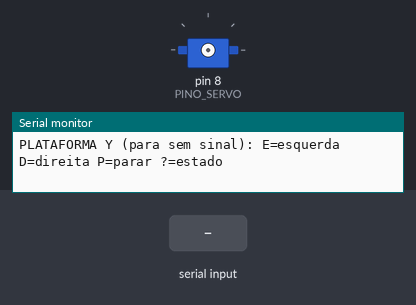
The sketch below on a simulated Arduino Uno, built with avr-gcc and run on an emulated ATmega328P. On the bench: servo, the last lines printed to the serial monitor. The inputs (shaded band) are chosen by the test bench.

Above: at 1.2 s.
1.3 s: "E" received over Serial
At 2.1 s:
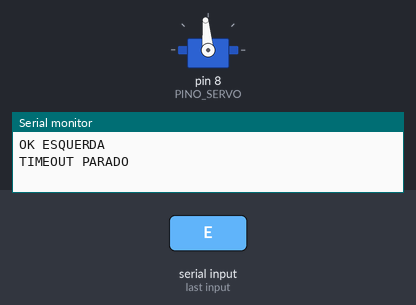
3.3 s: "D" received over Serial
At 3.7 s:
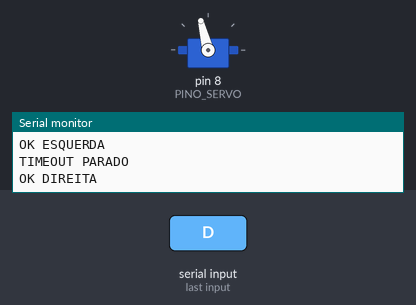
Timing chart, 0 to 6.3 s (numbered marks = the images above; inputs shaded):
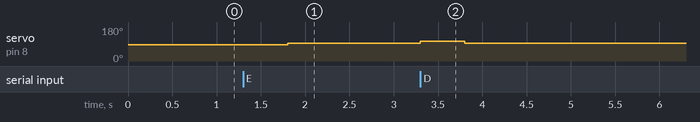

Measured:
- after the input at 1.3 s, servo on pin 8 (PINO_SERVO): 85° → 95° after 0.50 s
- after the input at 3.3 s, servo on pin 8 (PINO_SERVO): 95° → 104° at once, → 95° 0.50 s later

The sketch:

plataforma_sem_sinal.ino
```cpp
// Plataforma do eixo Y: DS3218 modificado para rotacao continua.
//
// PARAR = CORTAR O SINAL. Sem pulso o servo desliga o motor e fica parado,
// sem depender do neutro (que nesse servo varia, ~1520 us). Andar = mandar
// o pulso de esquerda ou direita.
//
// Comandos pela serial (9600 baud, maiuscula ou minuscula):
//   E - anda para a esquerda
//   D - anda para a direita
//   P - para (corta o sinal)
//   ? - mostra o estado atual
//
// Seguranca:
//  - Ao ligar fica SEM SINAL (parada).
//  - Se ficar TIMEOUT_MS sem receber comando enquanto anda, corta o sinal.
//    Para andar continuamente, reenvie E ou D a cada menos de TIMEOUT_MS.
//  - Sem sinal o motor nao segura a plataforma no lugar (ok no eixo horizontal).

#include <Servo.h>

Servo motor;

const int PINO_SERVO = 8;

// Velocidades: distancia do neutro (~1520 us) define a velocidade.
const int PULSO_ESQUERDA = 1420;
const int PULSO_DIREITA  = 1620;

// Ao parar: manda o neutro por FREIO_MS e so depois corta o sinal. O DS3218 e
// digital e pode continuar executando o ULTIMO pulso recebido quando o sinal
// some; assim o ultimo pulso e o de parado, e nao o de andar.
const int PULSO_NEUTRO = 1520;
const unsigned long FREIO_MS = 300;

const unsigned long TIMEOUT_MS = 500;
unsigned long freioAte = 0;
bool freando = false;

int estado = 0;  // -1 esquerda, 0 parado (sem sinal), +1 direita
unsigned long ultimoComando = 0;

// Comeca a parada: neutro agora, corte do sinal depois de FREIO_MS (no loop).
void parar() {
  estado = 0;
  if (motor.attached()) {
    motor.writeMicroseconds(PULSO_NEUTRO);
    freando = true;
    freioAte = millis() + FREIO_MS;
  } else {
    cortarSinal();
  }
}

void cortarSinal() {
  freando = false;
  if (motor.attached()) {
    motor.detach();
  }
  pinMode(PINO_SERVO, OUTPUT);
  digitalWrite(PINO_SERVO, LOW);  // linha em nivel baixo = sem pulso
}

void andar(int sentido) {
  int pulso = (sentido < 0) ? PULSO_ESQUERDA : PULSO_DIREITA;
  // Define o pulso antes do attach para o primeiro pulso ja ser o certo.
  motor.writeMicroseconds(pulso);
  if (!motor.attached()) {
    motor.attach(PINO_SERVO);
  }
  motor.writeMicroseconds(pulso);
  estado = sentido;
  freando = false;
}

void mostrar() {
  Serial.print("OK ");
  if (estado < 0)      Serial.println("ESQUERDA");
  else if (estado > 0) Serial.println("DIREITA");
  else                 Serial.println("PARADO");
}

void setup() {
  cortarSinal();
  Serial.begin(9600);
  Serial.println("PLATAFORMA Y (para sem sinal): E=esquerda D=direita P=parar ?=estado");
}

void loop() {
  while (Serial.available()) {
    char c = toupper(Serial.read());
    bool valido = true;

    if (c == 'E')      andar(-1);
    else if (c == 'D') andar(1);
    else if (c == 'P') parar();
    else if (c == '?') { /* so responde */ }
    else valido = false;  // ignora \r, \n e lixo

    if (valido) {
      ultimoComando = millis();
      mostrar();
    }
  }

  if (estado != 0 && millis() - ultimoComando > TIMEOUT_MS) {
    parar();
    Serial.println("TIMEOUT PARADO");
  }

  if (freando && (long)(millis() - freioAte) >= 0) {
    cortarSinal();
  }
}
```
